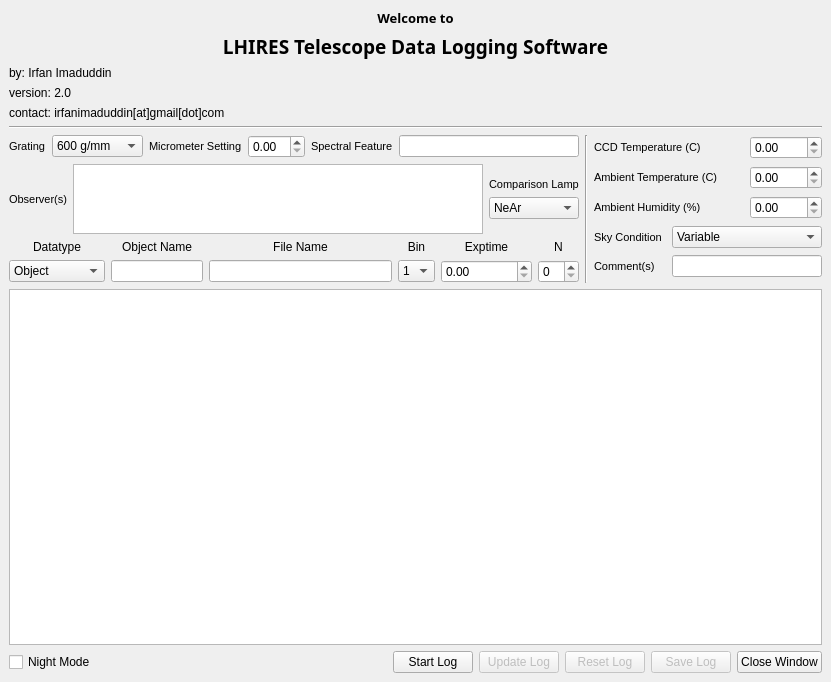
<?xml version="1.0" encoding="UTF-8"?>
<ui version="4.0">
 <class>MainWindow</class>
 <widget class="QMainWindow" name="MainWindow">
  <property name="geometry">
   <rect>
    <x>0</x>
    <y>0</y>
    <width>831</width>
    <height>682</height>
   </rect>
  </property>
  <property name="windowTitle">
   <string>MainWindow</string>
  </property>
  <widget class="QWidget" name="centralwidget">
   <layout class="QGridLayout" name="gridLayout_4">
    <item row="0" column="0">
     <layout class="QGridLayout" name="gridLayout_3" rowstretch="0,0,0,0,0,0,1,3,0" rowminimumheight="0,0,0,0,0,0,0,0,0">
      <item row="7" column="0">
       <spacer name="verticalSpacer_3">
        <property name="orientation">
         <enum>Qt::Vertical</enum>
        </property>
        <property name="sizeHint" stdset="0">
         <size>
          <width>0</width>
          <height>40</height>
         </size>
        </property>
       </spacer>
      </item>
      <item row="6" column="1">
       <layout class="QHBoxLayout" name="horizontalLayout_2" stretch="5,0,2">
        <item>
         <layout class="QVBoxLayout" name="verticalLayout" stretch="1,2,1">
          <item>
           <layout class="QGridLayout" name="gridLayout_2" rowminimumheight="0">
            <item row="0" column="0">
             <widget class="QLabel" name="groove_label">
              <property name="font">
               <font>
                <family>Arial</family>
                <pointsize>8</pointsize>
               </font>
              </property>
              <property name="text">
               <string>Grating</string>
              </property>
              <property name="buddy">
               <cstring>groove_form</cstring>
              </property>
             </widget>
            </item>
            <item row="0" column="1">
             <widget class="QComboBox" name="groove_form">
              <item>
               <property name="text">
                <string>600 g/mm</string>
               </property>
              </item>
              <item>
               <property name="text">
                <string>1200 g/mm</string>
               </property>
              </item>
              <item>
               <property name="text">
                <string>2400 g/mm</string>
               </property>
              </item>
             </widget>
            </item>
            <item row="0" column="3">
             <widget class="QDoubleSpinBox" name="micro_setting_form"/>
            </item>
            <item row="0" column="4">
             <widget class="QLabel" name="feature_label">
              <property name="font">
               <font>
                <family>Arial</family>
                <pointsize>8</pointsize>
               </font>
              </property>
              <property name="text">
               <string>Spectral Feature</string>
              </property>
              <property name="buddy">
               <cstring>feature_form</cstring>
              </property>
             </widget>
            </item>
            <item row="0" column="2">
             <widget class="QLabel" name="micro_setting_label">
              <property name="font">
               <font>
                <family>Arial</family>
                <pointsize>8</pointsize>
               </font>
              </property>
              <property name="text">
               <string>Micrometer Setting</string>
              </property>
              <property name="buddy">
               <cstring>micro_setting_form</cstring>
              </property>
             </widget>
            </item>
            <item row="0" column="5">
             <widget class="QLineEdit" name="feature_form"/>
            </item>
           </layout>
          </item>
          <item>
           <layout class="QHBoxLayout" name="horizontalLayout">
            <item>
             <widget class="QLabel" name="observer_label">
              <property name="font">
               <font>
                <family>Arial</family>
                <pointsize>8</pointsize>
               </font>
              </property>
              <property name="text">
               <string>Observer(s)</string>
              </property>
              <property name="buddy">
               <cstring>observer_form</cstring>
              </property>
             </widget>
            </item>
            <item>
             <widget class="QTextEdit" name="observer_form"/>
            </item>
            <item>
             <layout class="QGridLayout" name="gridLayout_11">
              <item row="2" column="1">
               <widget class="QLabel" name="lamp_label">
                <property name="font">
                 <font>
                  <family>Arial</family>
                  <pointsize>8</pointsize>
                 </font>
                </property>
                <property name="text">
                 <string>Comparison Lamp</string>
                </property>
                <property name="buddy">
                 <cstring>lamp_form</cstring>
                </property>
               </widget>
              </item>
              <item row="3" column="1">
               <widget class="QComboBox" name="lamp_form">
                <item>
                 <property name="text">
                  <string>NeAr</string>
                 </property>
                </item>
                <item>
                 <property name="text">
                  <string>FeNeAr</string>
                 </property>
                </item>
               </widget>
              </item>
              <item row="0" column="1">
               <spacer name="verticalSpacer">
                <property name="orientation">
                 <enum>Qt::Vertical</enum>
                </property>
                <property name="sizeHint" stdset="0">
                 <size>
                  <width>20</width>
                  <height>40</height>
                 </size>
                </property>
               </spacer>
              </item>
              <item row="4" column="1">
               <spacer name="verticalSpacer_2">
                <property name="orientation">
                 <enum>Qt::Vertical</enum>
                </property>
                <property name="sizeHint" stdset="0">
                 <size>
                  <width>20</width>
                  <height>40</height>
                 </size>
                </property>
               </spacer>
              </item>
             </layout>
            </item>
           </layout>
          </item>
          <item>
           <layout class="QGridLayout" name="gridLayout_9" rowstretch="0,0" columnstretch="0,1,2,0,1,0" rowminimumheight="0,0" columnminimumwidth="0,1,2,0,1,0">
            <item row="0" column="0">
             <widget class="QLabel" name="datatype_label">
              <property name="text">
               <string>Datatype</string>
              </property>
              <property name="alignment">
               <set>Qt::AlignCenter</set>
              </property>
             </widget>
            </item>
            <item row="0" column="1">
             <widget class="QLabel" name="objname_label">
              <property name="text">
               <string>Object Name</string>
              </property>
              <property name="alignment">
               <set>Qt::AlignCenter</set>
              </property>
             </widget>
            </item>
            <item row="0" column="2">
             <widget class="QLabel" name="filename_label">
              <property name="text">
               <string>File Name</string>
              </property>
              <property name="alignment">
               <set>Qt::AlignCenter</set>
              </property>
             </widget>
            </item>
            <item row="0" column="3">
             <widget class="QLabel" name="bin_label">
              <property name="text">
               <string>Bin</string>
              </property>
              <property name="alignment">
               <set>Qt::AlignCenter</set>
              </property>
             </widget>
            </item>
            <item row="0" column="4">
             <widget class="QLabel" name="exptime_label">
              <property name="text">
               <string>Exptime</string>
              </property>
              <property name="alignment">
               <set>Qt::AlignCenter</set>
              </property>
             </widget>
            </item>
            <item row="0" column="5">
             <widget class="QLabel" name="exptime_label_2">
              <property name="text">
               <string>N</string>
              </property>
              <property name="alignment">
               <set>Qt::AlignCenter</set>
              </property>
             </widget>
            </item>
            <item row="1" column="0">
             <widget class="QComboBox" name="datatype_form">
              <item>
               <property name="text">
                <string>Object</string>
               </property>
              </item>
              <item>
               <property name="text">
                <string>Comparison</string>
               </property>
              </item>
              <item>
               <property name="text">
                <string>Bias</string>
               </property>
              </item>
              <item>
               <property name="text">
                <string>Dark</string>
               </property>
              </item>
              <item>
               <property name="text">
                <string>Flat</string>
               </property>
              </item>
             </widget>
            </item>
            <item row="1" column="1">
             <widget class="QLineEdit" name="objname_form">
              <property name="text">
               <string/>
              </property>
             </widget>
            </item>
            <item row="1" column="2">
             <widget class="QLineEdit" name="filename_form"/>
            </item>
            <item row="1" column="3">
             <widget class="QComboBox" name="bin_form">
              <item>
               <property name="text">
                <string>1</string>
               </property>
              </item>
              <item>
               <property name="text">
                <string>2</string>
               </property>
              </item>
              <item>
               <property name="text">
                <string>3</string>
               </property>
              </item>
              <item>
               <property name="text">
                <string>4</string>
               </property>
              </item>
             </widget>
            </item>
            <item row="1" column="4">
             <widget class="QDoubleSpinBox" name="exptime_form"/>
            </item>
            <item row="1" column="5">
             <widget class="QSpinBox" name="spinBox"/>
            </item>
           </layout>
          </item>
         </layout>
        </item>
        <item>
         <widget class="Line" name="line_2">
          <property name="orientation">
           <enum>Qt::Vertical</enum>
          </property>
         </widget>
        </item>
        <item>
         <layout class="QGridLayout" name="gridLayout" rowminimumheight="1,1,1,1,1">
          <property name="sizeConstraint">
           <enum>QLayout::SetMinimumSize</enum>
          </property>
          <item row="0" column="2">
           <widget class="QDoubleSpinBox" name="ccdtemp_form"/>
          </item>
          <item row="0" column="0" colspan="2">
           <widget class="QLabel" name="ccdtemp_label">
            <property name="font">
             <font>
              <family>Arial</family>
              <pointsize>8</pointsize>
             </font>
            </property>
            <property name="text">
             <string>CCD Temperature (C)</string>
            </property>
            <property name="buddy">
             <cstring>ccdtemp_form</cstring>
            </property>
           </widget>
          </item>
          <item row="1" column="0" colspan="2">
           <widget class="QLabel" name="ambtemp_label">
            <property name="font">
             <font>
              <family>Arial</family>
              <pointsize>8</pointsize>
             </font>
            </property>
            <property name="text">
             <string>Ambient Temperature (C)</string>
            </property>
            <property name="buddy">
             <cstring>ambtemp_form</cstring>
            </property>
           </widget>
          </item>
          <item row="2" column="2">
           <widget class="QDoubleSpinBox" name="ambhum_form"/>
          </item>
          <item row="1" column="2">
           <widget class="QDoubleSpinBox" name="ambtemp_form"/>
          </item>
          <item row="3" column="0">
           <widget class="QLabel" name="skycond_label">
            <property name="font">
             <font>
              <family>Arial</family>
              <pointsize>8</pointsize>
             </font>
            </property>
            <property name="text">
             <string>Sky Condition</string>
            </property>
            <property name="buddy">
             <cstring>skycond_form</cstring>
            </property>
           </widget>
          </item>
          <item row="2" column="0" colspan="2">
           <widget class="QLabel" name="ambhum_label">
            <property name="font">
             <font>
              <family>Arial</family>
              <pointsize>8</pointsize>
             </font>
            </property>
            <property name="text">
             <string>Ambient Humidity (%)</string>
            </property>
            <property name="buddy">
             <cstring>ambhum_form</cstring>
            </property>
           </widget>
          </item>
          <item row="4" column="0">
           <widget class="QLabel" name="comment_label">
            <property name="font">
             <font>
              <family>Arial</family>
              <pointsize>8</pointsize>
             </font>
            </property>
            <property name="text">
             <string>Comment(s)</string>
            </property>
            <property name="buddy">
             <cstring>comment_form</cstring>
            </property>
           </widget>
          </item>
          <item row="4" column="1" colspan="2">
           <widget class="QLineEdit" name="comment_form"/>
          </item>
          <item row="3" column="1" colspan="2">
           <widget class="QComboBox" name="skycond_form">
            <item>
             <property name="text">
              <string>Variable</string>
             </property>
            </item>
            <item>
             <property name="text">
              <string>Good</string>
             </property>
            </item>
            <item>
             <property name="text">
              <string>Hazy</string>
             </property>
            </item>
            <item>
             <property name="text">
              <string>Cloudy</string>
             </property>
            </item>
            <item>
             <property name="text">
              <string>Rain</string>
             </property>
            </item>
           </widget>
          </item>
         </layout>
        </item>
       </layout>
      </item>
      <item row="0" column="1">
       <widget class="QLabel" name="title_welcome">
        <property name="baseSize">
         <size>
          <width>800</width>
          <height>25</height>
         </size>
        </property>
        <property name="font">
         <font>
          <family>Arial Black</family>
          <pointsize>10</pointsize>
          <weight>75</weight>
          <bold>true</bold>
         </font>
        </property>
        <property name="text">
         <string>Welcome to</string>
        </property>
        <property name="alignment">
         <set>Qt::AlignCenter</set>
        </property>
       </widget>
      </item>
      <item row="3" column="1">
       <widget class="QLabel" name="software_info2">
        <property name="baseSize">
         <size>
          <width>800</width>
          <height>15</height>
         </size>
        </property>
        <property name="text">
         <string>version: 2.0</string>
        </property>
       </widget>
      </item>
      <item row="2" column="1">
       <widget class="QLabel" name="software_info1">
        <property name="baseSize">
         <size>
          <width>800</width>
          <height>15</height>
         </size>
        </property>
        <property name="text">
         <string>by: Irfan Imaduddin</string>
        </property>
       </widget>
      </item>
      <item row="4" column="1">
       <widget class="QLabel" name="software_info3">
        <property name="baseSize">
         <size>
          <width>800</width>
          <height>17</height>
         </size>
        </property>
        <property name="text">
         <string>contact: irfanimaduddin[at]gmail[dot]com</string>
        </property>
       </widget>
      </item>
      <item row="1" column="1">
       <widget class="QLabel" name="titlename">
        <property name="baseSize">
         <size>
          <width>800</width>
          <height>30</height>
         </size>
        </property>
        <property name="font">
         <font>
          <family>Arial Black</family>
          <pointsize>14</pointsize>
          <weight>75</weight>
          <bold>true</bold>
         </font>
        </property>
        <property name="text">
         <string>LHIRES Telescope Data Logging Software</string>
        </property>
        <property name="alignment">
         <set>Qt::AlignCenter</set>
        </property>
       </widget>
      </item>
      <item row="8" column="1">
       <layout class="QGridLayout" name="gridLayout_12">
        <item row="0" column="2">
         <widget class="QPushButton" name="startlog_button">
          <property name="text">
           <string>Start Log</string>
          </property>
         </widget>
        </item>
        <item row="0" column="0">
         <widget class="QCheckBox" name="nightmode_check">
          <property name="text">
           <string>Night Mode</string>
          </property>
         </widget>
        </item>
        <item row="0" column="4">
         <widget class="QPushButton" name="resetlog_button">
          <property name="enabled">
           <bool>false</bool>
          </property>
          <property name="text">
           <string>Reset Log</string>
          </property>
         </widget>
        </item>
        <item row="0" column="3">
         <widget class="QPushButton" name="updatelog_button">
          <property name="enabled">
           <bool>false</bool>
          </property>
          <property name="text">
           <string>Update Log</string>
          </property>
         </widget>
        </item>
        <item row="0" column="6">
         <widget class="QPushButton" name="closewindow_button">
          <property name="text">
           <string>Close Window</string>
          </property>
         </widget>
        </item>
        <item row="0" column="5">
         <widget class="QPushButton" name="savelog_button">
          <property name="enabled">
           <bool>false</bool>
          </property>
          <property name="text">
           <string>Save Log</string>
          </property>
         </widget>
        </item>
        <item row="0" column="1">
         <spacer name="horizontalSpacer">
          <property name="orientation">
           <enum>Qt::Horizontal</enum>
          </property>
          <property name="sizeHint" stdset="0">
           <size>
            <width>40</width>
            <height>20</height>
           </size>
          </property>
         </spacer>
        </item>
       </layout>
      </item>
      <item row="7" column="1">
       <widget class="QTableView" name="tableview">
        <property name="enabled">
         <bool>true</bool>
        </property>
        <property name="minimumSize">
         <size>
          <width>800</width>
          <height>280</height>
         </size>
        </property>
        <property name="baseSize">
         <size>
          <width>800</width>
          <height>280</height>
         </size>
        </property>
       </widget>
      </item>
      <item row="5" column="1">
       <widget class="Line" name="line">
        <property name="orientation">
         <enum>Qt::Horizontal</enum>
        </property>
       </widget>
      </item>
     </layout>
    </item>
    <item row="1" column="0">
     <spacer name="horizontalSpacer_2">
      <property name="orientation">
       <enum>Qt::Horizontal</enum>
      </property>
      <property name="sizeHint" stdset="0">
       <size>
        <width>40</width>
        <height>0</height>
       </size>
      </property>
     </spacer>
    </item>
   </layout>
  </widget>
 </widget>
 <tabstops>
  <tabstop>startlog_button</tabstop>
  <tabstop>updatelog_button</tabstop>
  <tabstop>resetlog_button</tabstop>
  <tabstop>savelog_button</tabstop>
  <tabstop>nightmode_check</tabstop>
  <tabstop>closewindow_button</tabstop>
 </tabstops>
 <resources/>
 <connections/>
</ui>
